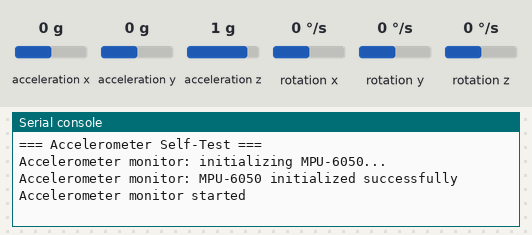
Simulated run of this program. Board: Raspberry Pi Pico running MicroPython. Parts: the last lines printed to the serial console. The test bench sets the inputs (shaded band); at power-on: acceleration x 0 g, acceleration y 0 g, acceleration z 1 g, rotation x 0 °/s, rotation y 0 °/s, rotation z 0 °/s. The clock reads 2024-03-15 10:24:30 at power-on unless the program sets it. At 12.0 s the program stops and its outputs stay as they are.

Above: at 1.2 s.
1.3 s: acceleration x set to -1.4 g
At 2.8 s:
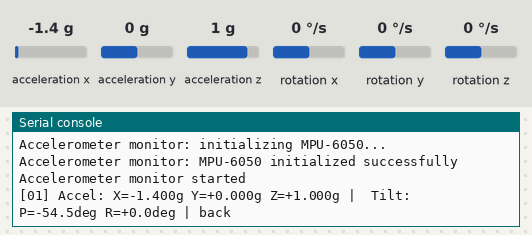
4.3 s: acceleration y set to -1.4 g
At 4.9 s:
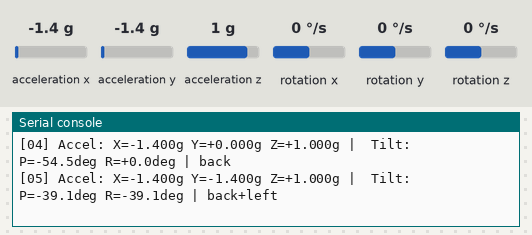
6.5 s: acceleration x set to 0 g
At 7.4 s:
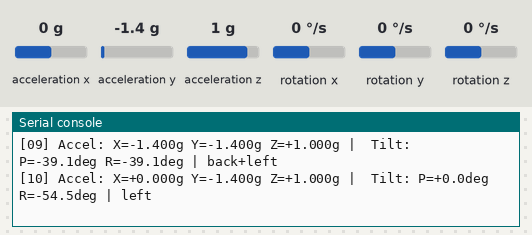
9.0 s: acceleration y set to 0 g
At 9.9 s:
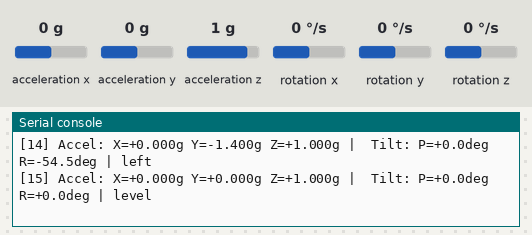
11.5 s: acceleration x set to 0.8 g
At 13.2 s:
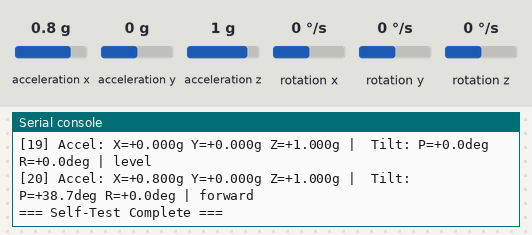

The program:

accelerometer.py
```python
"""
MPU-6050 Accelerometer/Gyroscope Component
Provides async monitoring and cached state for API access
"""

import machine
import time
import math
import uasyncio as asyncio

# ========== MPU-6050 Configuration ==========
MPU6050_ADDR = 0x68      # Default I2C address
SDA_PIN = 8              # GP8
SCL_PIN = 9              # GP9
I2C_BUS = 0              # I2C0
I2C_FREQ = 400_000       # 400kHz

# MPU-6050 Register Addresses
PWR_MGMT_1 = 0x6B        # Power management
WHO_AM_I = 0x75          # Device ID register
ACCEL_XOUT_H = 0x3B      # Accelerometer data start
GYRO_XOUT_H = 0x43       # Gyroscope data start

# Conversion factors
ACCEL_SCALE = 16384.0    # +/-2g range
GYRO_SCALE = 131.0       # +/-250 deg/s range


class MPU6050:
    """MPU-6050 6-axis accelerometer/gyroscope driver for MicroPython."""

    def __init__(self, i2c, address=MPU6050_ADDR):
        self.i2c = i2c
        self.address = address
        self.initialized = False

    def _read_byte(self, reg):
        """Read a single byte from a register."""
        return self.i2c.readfrom_mem(self.address, reg, 1)[0]

    def _write_byte(self, reg, value):
        """Write a single byte to a register."""
        self.i2c.writeto_mem(self.address, reg, bytes([value]))

    def _read_word(self, reg):
        """Read a 16-bit signed word from a register (big-endian)."""
        data = self.i2c.readfrom_mem(self.address, reg, 2)
        value = (data[0] << 8) | data[1]
        # Convert to signed
        if value > 32767:
            value -= 65536
        return value

    def detect(self):
        """Check if MPU-6050 is present on I2C bus."""
        try:
            devices = self.i2c.scan()
            if self.address in devices:
                who_am_i = self._read_byte(WHO_AM_I)
                # MPU-6050 returns 0x68, but some clones return 0x72 or 0x73
                if who_am_i in (0x68, 0x72, 0x73):
                    return True
            return False
        except Exception:
            return False

    def init(self):
        """Initialize the MPU-6050 sensor."""
        try:
            if not self.detect():
                return False

            # Wake up the sensor (default is sleep mode)
            self._write_byte(PWR_MGMT_1, 0x00)
            time.sleep(0.1)

            self.initialized = True
            return True

        except Exception:
            return False

    def read_accel_raw(self):
        """Read raw accelerometer values (X, Y, Z)."""
        try:
            x = self._read_word(ACCEL_XOUT_H)
            y = self._read_word(ACCEL_XOUT_H + 2)
            z = self._read_word(ACCEL_XOUT_H + 4)
            return x, y, z
        except Exception:
            return None, None, None

    def read_gyro_raw(self):
        """Read raw gyroscope values (X, Y, Z)."""
        try:
            x = self._read_word(GYRO_XOUT_H)
            y = self._read_word(GYRO_XOUT_H + 2)
            z = self._read_word(GYRO_XOUT_H + 4)
            return x, y, z
        except Exception:
            return None, None, None

    def read_accel(self):
        """Read accelerometer values in g (gravity units)."""
        ax, ay, az = self.read_accel_raw()
        if ax is None:
            return None, None, None
        return ax / ACCEL_SCALE, ay / ACCEL_SCALE, az / ACCEL_SCALE

    def read_gyro(self):
        """Read gyroscope values in degrees/second."""
        gx, gy, gz = self.read_gyro_raw()
        if gx is None:
            return None, None, None
        return gx / GYRO_SCALE, gy / GYRO_SCALE, gz / GYRO_SCALE

    def get_tilt(self):
        """Calculate pitch and roll angles from accelerometer in degrees."""
        ax, ay, az = self.read_accel()
        if ax is None:
            return None, None

        # Calculate pitch (rotation around Y-axis)
        pitch = math.degrees(math.atan2(ax, math.sqrt(ay * ay + az * az)))

        # Calculate roll (rotation around X-axis)
        roll = math.degrees(math.atan2(ay, math.sqrt(ax * ax + az * az)))

        return pitch, roll

    def get_orientation(self, threshold=15.0):
        """
        Classify orientation based on tilt angles.
        Returns: "level", "forward", "back", "right", "left", or combined states.
        """
        pitch, roll = self.get_tilt()
        if pitch is None:
            return "error"

        if abs(pitch) < threshold and abs(roll) < threshold:
            return "level"

        states = []
        if pitch > threshold:
            states.append("forward")
        elif pitch < -threshold:
            states.append("back")

        if roll > threshold:
            states.append("right")
        elif roll < -threshold:
            states.append("left")

        return "+".join(states) if states else "level"


# -------------------------
# Global sensor instance
# -------------------------
_sensor = None
_sensor_available = False

# -------------------------
# Cached state (updated by monitor)
# -------------------------
_state = {
    "acceleration": {"x": 0.0, "y": 0.0, "z": 0.0},
    "gyroscope": {"x": 0.0, "y": 0.0, "z": 0.0},
    "tilt": {"pitch": 0.0, "roll": 0.0},
    "orientation": "unknown",
    "available": False,
    "timestamp": 0
}


# -------------------------
# Background monitor loop
# -------------------------
async def monitor():
    """Continuously read MPU-6050 sensor and update cached state."""
    global _sensor, _sensor_available

    print("Accelerometer monitor: initializing MPU-6050...")

    # Initialize I2C
    try:
        i2c = machine.I2C(I2C_BUS, sda=machine.Pin(SDA_PIN), scl=machine.Pin(SCL_PIN), freq=I2C_FREQ)
        time.sleep(0.01)

        # Initialize sensor
        _sensor = MPU6050(i2c, address=MPU6050_ADDR)

        if _sensor.init():
            _sensor_available = True
            _state["available"] = True
            print("Accelerometer monitor: MPU-6050 initialized successfully")
        else:
            print("Accelerometer monitor: MPU-6050 not detected or init failed")
            _state["available"] = False
    except Exception as e:
        print(f"Accelerometer monitor: initialization error: {e}")
        _state["available"] = False

    # Monitor loop
    print("Accelerometer monitor started")
    while True:
        if _sensor_available and _sensor:
            try:
                # Read accelerometer
                ax, ay, az = _sensor.read_accel()
                if ax is not None:
                    _state["acceleration"]["x"] = round(ax, 3)
                    _state["acceleration"]["y"] = round(ay, 3)
                    _state["acceleration"]["z"] = round(az, 3)

                # Read gyroscope
                gx, gy, gz = _sensor.read_gyro()
                if gx is not None:
                    _state["gyroscope"]["x"] = round(gx, 1)
                    _state["gyroscope"]["y"] = round(gy, 1)
                    _state["gyroscope"]["z"] = round(gz, 1)

                # Read tilt
                pitch, roll = _sensor.get_tilt()
                if pitch is not None:
                    _state["tilt"]["pitch"] = round(pitch, 1)
                    _state["tilt"]["roll"] = round(roll, 1)

                # Read orientation
                orientation = _sensor.get_orientation()
                _state["orientation"] = orientation

                _state["timestamp"] = time.time()
                _state["available"] = True

            except Exception as e:
                print(f"Accelerometer monitor: read error: {e}")
                _state["available"] = False

        # Update every 100ms (10 Hz)
        await asyncio.sleep_ms(100)


# -------------------------
# State accessor for API
# -------------------------
def get_state():
    """Get current cached accelerometer state."""
    return dict(_state)


# -------------------------
# Self-test (run directly)
# -------------------------
if __name__ == "__main__":
    async def _self_test():
        print("=== Accelerometer Self-Test ===")
        asyncio.create_task(monitor())

        # Wait for initialization
        await asyncio.sleep(2)

        # Read for 10 seconds
        for i in range(20):
            await asyncio.sleep_ms(500)
            s = get_state()
            if s["available"]:
                message1 = f"[{i+1:02d}] Accel: X={s['acceleration']['x']:+.3f}g Y={s['acceleration']['y']:+.3f}g Z={s['acceleration']['z']:+.3f}g | "
                message2 = f"Tilt: P={s['tilt']['pitch']:+.1f}deg R={s['tilt']['roll']:+.1f}deg | {s['orientation']}"
                print(message1, message2)
            else:
                print(f"[{i+1:02d}] Sensor not available")

        print("=== Self-Test Complete ===")

    asyncio.run(_self_test())
```

Measured:
- after the input at 1.3 s, the serial console: prints a new line after 1.2 s (image 1)
- after the input at 4.3 s, the serial console: prints a new line after 0.21 s (image 2)
- after the input at 6.5 s, the serial console: prints a new line after 0.51 s (image 3)
- after the input at 9.0 s, the serial console: prints a new line after 0.52 s (image 4)
- after the input at 11.5 s, the serial console: prints a new line after 0.52 s (image 5)
